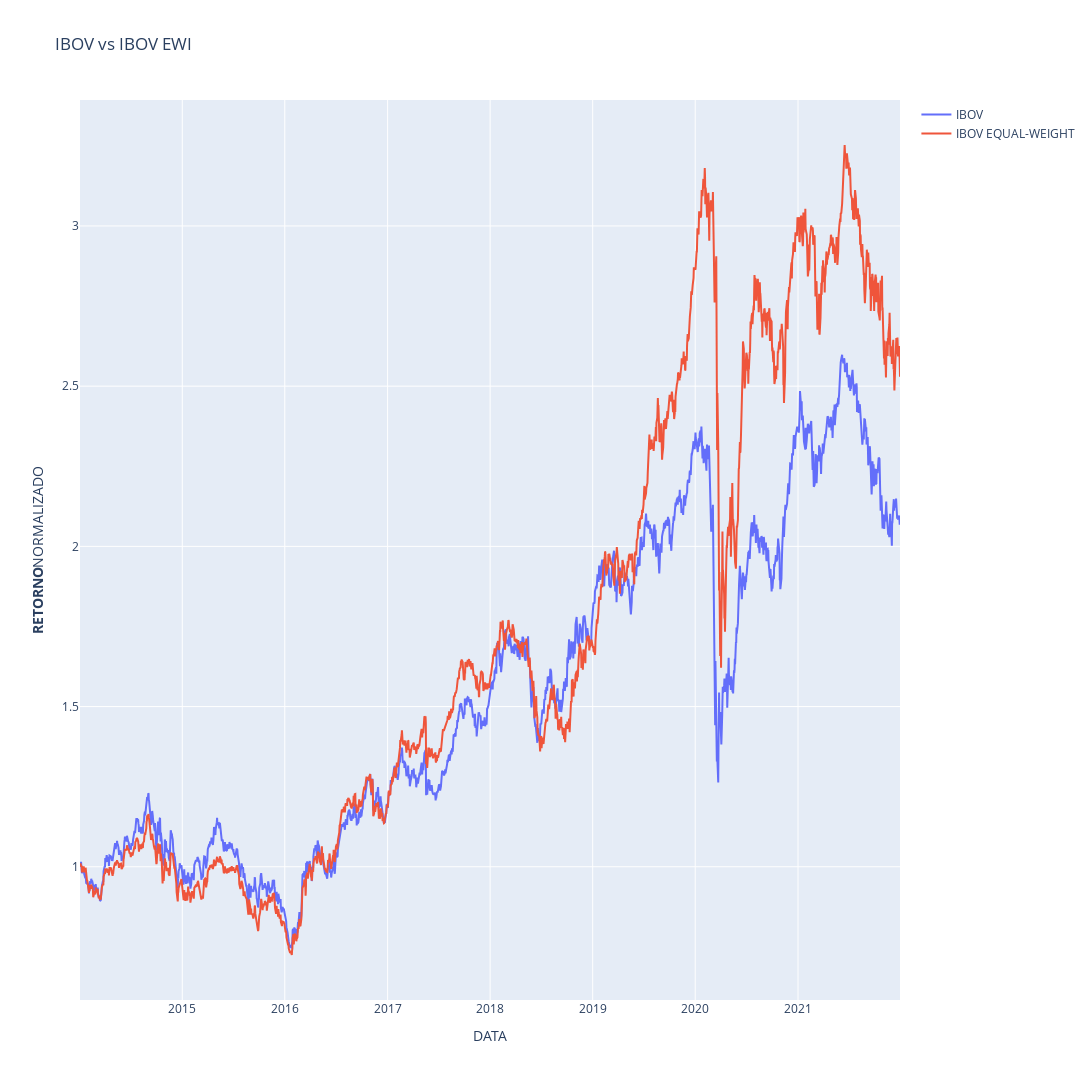

Source (notebook cell):
### Code cell
fig = go.Figure()

fig.add_trace(go.Scatter(x=norm['Date'],y=norm['Norm Close'],
                    mode='lines',
                    name='IBOV'))
fig.add_trace(go.Scatter(x=norm['Date'], y=EWI['EWI'],
                    mode='lines',
                    name='IBOV EQUAL-WEIGHT'))

fig.update_layout(
    title='IBOV vs IBOV EWI',
    xaxis_title="DATA",
    yaxis_title="<b>RETORNO</b>NORMALIZADO",
    autosize=False,
    width=1920,
    height=1080

)

fig.show()

### Figure 1 — Plotly figure (JSON) as saved in the notebook; plotly's stock layout.template omitted (floating-point values rounded to 4 significant figures; data arrays with more than 128 entries replaced by an {"elided": "..."} marker saying what was removed)
{"data": [{"mode": "lines", "name": "IBOV", "type": "scatter", "x": {"elided": "1978 str values"}, "y": {"elided": "1978 float values"}}, {"mode": "lines", "name": "IBOV EQUAL-WEIGHT", "type": "scatter", "x": {"elided": "1978 str values"}, "y": {"elided": "1985 float values"}}], "layout": {"autosize": false, "height": 1080, "title": {"text": "IBOV vs IBOV EWI"}, "width": 1920, "xaxis": {"title": {"text": "DATA"}}, "yaxis": {"title": {"text": "<b>RETORNO</b>NORMALIZADO"}}}}
